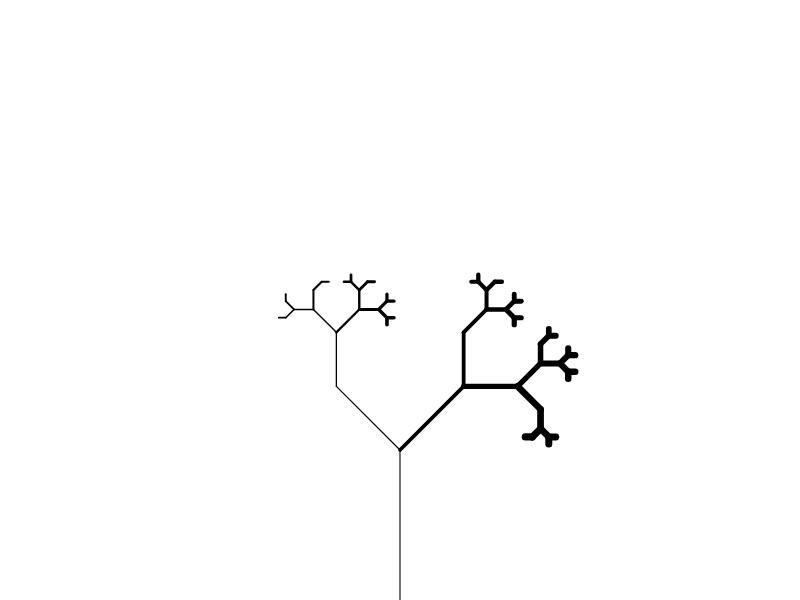
Frame 1 (no input)
Frame 60 (no input): identical to frame 1, image omitted
Frame 120 (the mouse pressed at the canvas centre since frame 60): identical to frame 1, image omitted

The p5.js sketch that drew this single still picture (run headless with seeded random() and noise() and a simulated clock; from frame 60 on, the mouse is pressed at the canvas centre):

// p5.js sketch
// ── sketch.js
let count = 0;

function setup() {
 createCanvas(800, 600);
 colorMode(HSB);

//  noFill();
//  drawCircle(width /2, height / 2, 400);
  background(0, 0, 100);

  translate(width/2, height);
  branch(150);
}

function draw() {
   //background(0, 0, 100)
}

function drawCircle(x, y, w){
  stroke(map(count, 0, 100000, 0, 360), 60, 100);
  ellipse(x, y, w);

  count++;

  if (w > 5){
    drawCircle(x,y, w/2)
    drawCircle(x-50, y, w/2);
    drawCircle(x+50, y, w/2);
    drawCircle(x, y-50, w/2);
    drawCircle(x, y+50, w/2);
  }
}

function branch(l){
  count++;

  strokeWeight(1 + count * 0.1)
  line(0, 0, 0, -l);
  translate(0, -l);

  l = l * .6;

  if (l > 5){
    if (random() > .3){
      push();
      rotate(radians(-45));
      branch(l)
      pop();
    }

    push();
    rotate(radians(45));
    branch(l)
    pop();
  }
}
